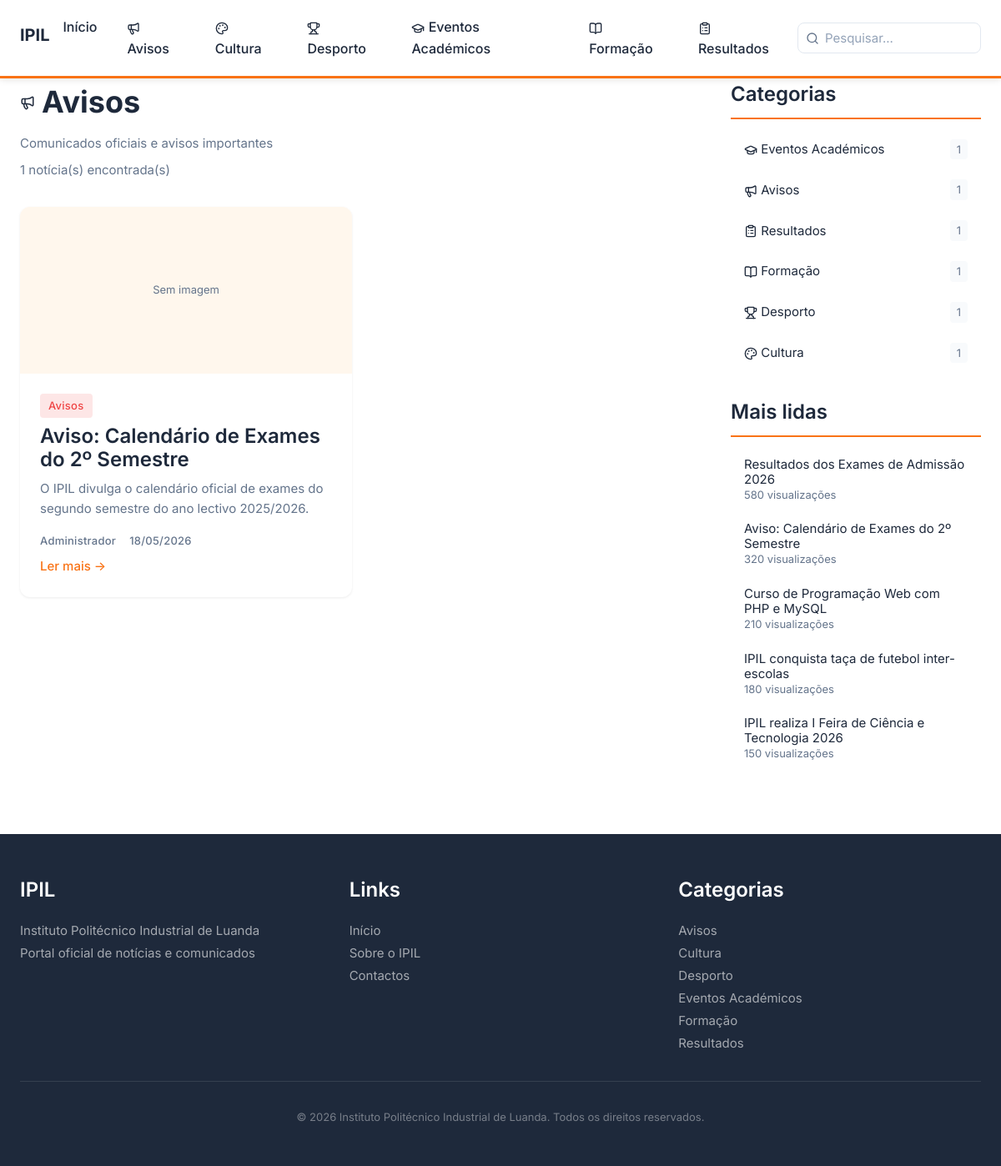
Screenshot of /categoria.php?slug=avisos with the database file from the repository.
### tables this page shows
CREATE TABLE IF NOT EXISTS categorias (
    id        INT UNSIGNED AUTO_INCREMENT PRIMARY KEY,
    nome      VARCHAR(80) NOT NULL,
    slug      VARCHAR(80) NOT NULL UNIQUE,
    cor       VARCHAR(7) NOT NULL DEFAULT '#F97316',
    icone     VARCHAR(50) DEFAULT NULL,
    descricao TEXT DEFAULT NULL,
    ativa     TINYINT(1) NOT NULL DEFAULT 1,
    criada_em DATETIME NOT NULL DEFAULT CURRENT_TIMESTAMP
);

CREATE TABLE IF NOT EXISTS noticias (
    id              INT UNSIGNED AUTO_INCREMENT PRIMARY KEY,
    titulo          VARCHAR(255) NOT NULL,
    slug            VARCHAR(255) NOT NULL UNIQUE,
    resumo          TEXT NOT NULL,
    conteudo        LONGTEXT NOT NULL,
    imagem_capa     VARCHAR(255) DEFAULT NULL,
    alt_imagem      VARCHAR(255) DEFAULT NULL,
    autor_id        INT UNSIGNED NOT NULL,
    categoria_id    INT UNSIGNED NOT NULL,
    status          ENUM('rascunho','pendente','publicado','arquivado') NOT NULL DEFAULT 'rascunho',
    destaque        TINYINT(1) NOT NULL DEFAULT 0,
    views           INT UNSIGNED NOT NULL DEFAULT 0,
    permitir_comentarios TINYINT(1) NOT NULL DEFAULT 1,
    tags            VARCHAR(500) DEFAULT NULL,
    publicado_em    DATETIME DEFAULT NULL,
    criado_em       DATETIME NOT NULL DEFAULT CURRENT_TIMESTAMP,
    atualizado_em   DATETIME NOT NULL DEFAULT CURRENT_TIMESTAMP ON UPDATE CURRENT_TIMESTAMP,
    FOREIGN KEY (autor_id)     REFERENCES utilizadores(id) ON DELETE RESTRICT,
    FOREIGN KEY (categoria_id) REFERENCES categorias(id)   ON DELETE RESTRICT,
    INDEX idx_status    (status),
    INDEX idx_destaque  (destaque),
    INDEX idx_publicado (publicado_em)
);

CREATE TABLE IF NOT EXISTS utilizadores (
    id            INT UNSIGNED AUTO_INCREMENT PRIMARY KEY,
    nome          VARCHAR(100) NOT NULL,
    email         VARCHAR(150) NOT NULL UNIQUE,
    senha         VARCHAR(255) NOT NULL,
    perfil        ENUM('super_admin','admin','editor','autor') NOT NULL DEFAULT 'autor',
    avatar        VARCHAR(255) DEFAULT NULL,
    bio           TEXT DEFAULT NULL,
    ativo         TINYINT(1) NOT NULL DEFAULT 1,
    ultimo_login  DATETIME DEFAULT NULL,
    criado_em     DATETIME NOT NULL DEFAULT CURRENT_TIMESTAMP,
    atualizado_em DATETIME NOT NULL DEFAULT CURRENT_TIMESTAMP ON UPDATE CURRENT_TIMESTAMP
);

### categoria.php (the view, shortened to what this page needs)
<?php
require_once 'config/conexao.php';
$slug = trim($_GET['slug'] ?? '');
$stmt = $pdo->prepare("SELECT * FROM categorias WHERE slug = ? AND ativa = 1");
$stmt->execute([$slug]);
$categoria = $stmt->fetch();
$pagina = max(1, (int)($_GET['pagina'] ?? 1));
$offset = ($pagina - 1) * ITEMS_PER_PAGE;
$stmt = $pdo->prepare("SELECT COUNT(*) FROM noticias WHERE categoria_id = ? AND status = 'publicado'");
$stmt->execute([$categoria['id']]);
$total = $stmt->fetchColumn();
$stmt = $pdo->prepare("SELECT n.*, u.nome AS autor_nome, c.nome AS categoria_nome, c.cor AS categoria_cor
                        FROM noticias n
                        JOIN utilizadores u ON n.autor_id = u.id
                        JOIN categorias c ON n.categoria_id = c.id
                        WHERE n.categoria_id = ? AND n.status = 'publicado'
                        ORDER BY n.publicado_em DESC
                        LIMIT ? OFFSET ?");
$stmt->bindValue(1, $categoria['id'], PDO::PARAM_INT);
$stmt->bindValue(2, ITEMS_PER_PAGE, PDO::PARAM_INT);
$stmt->bindValue(3, $offset, PDO::PARAM_INT);
$stmt->execute();
$noticias = $stmt->fetchAll();
include 'includes/header.php';
?>
<div class="main-layout">
  <main class="main-content">
    <div class="category-header">
      <h1><i data-lucide="<?= htmlspecialchars($categoria['icone'] ?? 'hash') ?>" class="lucide-icon"></i> <?= htmlspecialchars($categoria['nome']) ?></h1>
      <?php if ($categoria['descricao']): ?>
      <p><?= htmlspecialchars($categoria['descricao']) ?></p>
      <?php endif; ?>
      <p style="color:var(--color-text-muted);font-size:var(--text-small);margin-top:var(--space-sm)"><?= $total ?> notícia(s) encontrada(s)</p>
    </div>
    <?php if (empty($noticias)): ?>
      <p style="color:var(--color-text-muted);font-size:var(--text-small)">Nenhuma notícia publicada nesta categoria.</p>
    <?php else: ?>
    <div class="news-grid">
      <?php foreach ($noticias as $n): ?>
        <?php $noticia = $n; include 'includes/card_noticia.php'; ?>
      <?php endforeach; ?>
    </div>
    <?php endif; ?>
  </main>
  <?php include 'includes/sidebar.php'; ?>
</div>
<?php include 'includes/footer.php'; ?>

### includes/header.php (shortened to what this page needs)
<?php
require_once __DIR__ . '/../config/conexao.php';
$stmt = $pdo->query("SELECT id, nome, slug, cor, icone FROM categorias WHERE ativa = 1 ORDER BY nome");
$categorias_nav = $stmt->fetchAll();
?>
<!DOCTYPE html>
<html lang="pt">
<head>
<link rel="stylesheet" href="assets/css/style.css">
</head>
<body>
<nav class="navbar">
  <a href="index.php" class="navbar-logo"><strong style="font-size:1.25rem;color:var(--color-text)">IPIL</strong></a>
  <div class="navbar-links">
    <a href="index.php" class="<?= basename($_SERVER['PHP_SELF']) === 'index.php' ? 'active' : '' ?>">Início</a>
    <?php foreach ($categorias_nav as $cat): ?>
    <a href="categoria.php?slug=<?= htmlspecialchars($cat['slug']) ?>"><i data-lucide="<?= htmlspecialchars($cat['icone'] ?? 'hash') ?>" class="lucide-icon"></i> <?= htmlspecialchars($cat['nome']) ?></a>
    <?php endforeach; ?>
  </div>
  <div class="navbar-search">
    <form action="pesquisa.php" method="GET">
      <input type="text" name="q" placeholder="Pesquisar..." value="<?= htmlspecialchars($_GET['q'] ?? '') ?>">
    </form>
  </div>
</nav>

### includes/card_noticia.php
<article class="card">
  <?php if ($noticia['imagem_capa']): ?>
  <img class="card-img" src="assets/img/uploads/<?= htmlspecialchars($noticia['imagem_capa']) ?>" alt="<?= htmlspecialchars($noticia['alt_imagem'] ?? $noticia['titulo']) ?>" loading="lazy">
  <?php else: ?>
  <div class="card-img" style="background:var(--color-bg-soft);display:flex;align-items:center;justify-content:center;color:var(--color-text-muted);font-size:var(--text-label)">Sem imagem</div>
  <?php endif; ?>
  <div class="card-body">
    <?php if (isset($noticia['categoria_nome'])): ?>
    <span class="card-badge" style="background:<?= htmlspecialchars($noticia['categoria_cor'] ?? 'var(--color-primary)') ?>22;color:<?= htmlspecialchars($noticia['categoria_cor'] ?? 'var(--color-primary-dark)') ?>">
      <?= htmlspecialchars($noticia['categoria_nome']) ?>
    </span>
    <?php endif; ?>
    <h3 class="card-title"><a href="noticia.php?id=<?= $noticia['id'] ?>"><?= htmlspecialchars($noticia['titulo']) ?></a></h3>
    <p class="card-summary"><?= htmlspecialchars($noticia['resumo']) ?></p>
    <div class="card-meta">
      <span><?= htmlspecialchars($noticia['autor'] ?? $noticia['autor_nome'] ?? '') ?></span>
      <span><?= $noticia['publicado_em'] ? date('d/m/Y', strtotime($noticia['publicado_em'])) : '' ?></span>
    </div>
    <a href="noticia.php?id=<?= $noticia['id'] ?>" class="card-link">Ler mais →</a>
  </div>
</article>

### includes/sidebar.php
<?php
$stmt_side_cat = $pdo->query("SELECT c.id, c.nome, c.slug, c.cor, c.icone, (SELECT COUNT(*) FROM noticias WHERE categoria_id = c.id AND status = 'publicado') AS total FROM categorias c WHERE c.ativa = 1 ORDER BY total DESC");
$sidebar_categorias = $stmt_side_cat->fetchAll();
$stmt_side_pop = $pdo->query("SELECT id, titulo, views FROM noticias WHERE status = 'publicado' ORDER BY views DESC LIMIT 5");
$sidebar_populares = $stmt_side_pop->fetchAll();
?>
<aside class="sidebar">
  <div class="sidebar-section">
    <h3 class="sidebar-title">Categorias</h3>
    <ul class="sidebar-categories">
      <?php foreach ($sidebar_categorias as $cat): ?>
      <li>
        <a href="categoria.php?slug=<?= htmlspecialchars($cat['slug']) ?>">
          <span><i data-lucide="<?= htmlspecialchars($cat['icone'] ?? 'hash') ?>" class="lucide-icon"></i> <?= htmlspecialchars($cat['nome']) ?></span>
          <span class="count"><?= $cat['total'] ?></span>
        </a>
      </li>
      <?php endforeach; ?>
    </ul>
  </div>
  <div class="sidebar-section">
    <h3 class="sidebar-title">Mais lidas</h3>
    <ul class="sidebar-popular">
      <?php foreach ($sidebar_populares as $pop): ?>
      <li>
        <a href="noticia.php?id=<?= $pop['id'] ?>">
          <?= htmlspecialchars(mb_substr($pop['titulo'], 0, 60)) ?>
          <span class="views"><?= number_format($pop['views'], 0, ',', '.') ?> visualizações</span>
        </a>
      </li>
      <?php endforeach; ?>
    </ul>
  </div>
</aside>

### includes/footer.php (shortened to what this page needs)
<footer class="footer">
  <div class="footer-grid">
    <div>
      <h3>IPIL</h3>
      <p>Instituto Politécnico Industrial de Luanda</p>
      <p>Portal oficial de notícias e comunicados</p>
    </div>
    <div>
      <h3>Links</h3>
      <p><a href="index.php">Início</a></p>
      <p><a href="#">Sobre o IPIL</a></p>
      <p><a href="#">Contactos</a></p>
    </div>
    <div>
      <h3>Categorias</h3>
      <?php if (isset($categorias_nav)): ?>
        <?php foreach ($categorias_nav as $cat): ?>
          <p><a href="categoria.php?slug=<?= htmlspecialchars($cat['slug']) ?>"><?= htmlspecialchars($cat['nome']) ?></a></p>
        <?php endforeach; ?>
      <?php endif; ?>
    </div>
  </div>
  <div class="footer-bottom">
    &copy; <?= date('Y') ?> Instituto Politécnico Industrial de Luanda. Todos os direitos reservados.
  </div>
</footer>
</body>
</html>

### assets/css/variables.css (style rules this page uses)
:root { --color-primary: #F97316; --color-primary-dark: #EA580C; --color-primary-light: #FED7AA; --color-bg: #FFFFFF; --color-bg-soft: #FFF7ED; --color-surface: #F8FAFC; --color-border: #E2E8F0; --color-text: #1E293B; --color-text-muted: #64748B; --color-danger: #EF4444; --color-success: #22C55E; --color-warning: #EAB308; --font-family: 'Inter', system-ui, -apple-system, sans-serif; --font-display: 800; --font-headline: 700; --font-title: 600; --font-body: 400; --font-label: 500; --lh-tight: 1.1; --lh-heading: 1.2; --lh-body: 1.6; --text-display: clamp(2rem, 5vw, 3.5rem); --text-headline: clamp(1.5rem, 3vw, 2.25rem); --text-title: clamp(1.125rem, 2vw, 1.5rem); --text-body: 1rem; --text-small: 0.9375rem; --text-label: 0.8125rem; --space-xs: 4px; --space-sm: 8px; --space-md: 16px; --space-lg: 24px; --space-xl: 32px; --space-xxl: 48px; --radius-sm: 4px; --radius-md: 8px; --radius-lg: 12px; --shadow-card: 0 1px 3px rgba(0,0,0,0.08); --shadow-card-hover: 0 4px 12px rgba(0,0,0,0.12); --shadow-nav: 0 2px 8px rgba(0,0,0,0.1); --shadow-modal: 0 8px 24px rgba(0,0,0,0.15); --ease-out: cubic-bezier(0.19, 1, 0.22, 1); --duration-fast: 200ms; --duration-med: 300ms; }
* { margin: 0; padding: 0; box-sizing: border-box; }
body { font-family: var(--font-family); font-weight: var(--font-body); font-size: var(--text-body); line-height: var(--lh-body); color: var(--color-text); background: var(--color-bg); -webkit-font-smoothing: antialiased; -moz-osx-font-smoothing: grayscale; }
a { color: var(--color-primary); text-decoration: none; transition: color var(--duration-fast) var(--ease-out); }

### rows the page displays
categorias: nome "Avisos", descricao "Comunicados oficiais e avisos importantes", total "1"
categorias: nome "Cultura", total "1"
categorias: nome "Desporto", total "1"
categorias: nome "Eventos Académicos", total "1"
categorias: nome "Formação", total "1"
categorias: nome "Resultados", total "1"
noticias: shows "Sem imagem", categoria.nome "Avisos", titulo "Aviso: Calendário de Exames do 2º Semestre", resumo "O IPIL divulga o calendário oficial de exames do segundo semestre do ano lectivo 2025/2026.", autor.nome "Administrador", publicado_em "18/05/2026", views "320"
noticias: titulo "Resultados dos Exames de Admissão 2026", views "580"
noticias: titulo "Curso de Programação Web com PHP e MySQL", views "210"
noticias: titulo "IPIL conquista taça de futebol inter-escolas", views "180"
noticias: titulo "IPIL realiza I Feira de Ciência e Tecnologia 2026", views "150"

### other values shown
$total "1"
